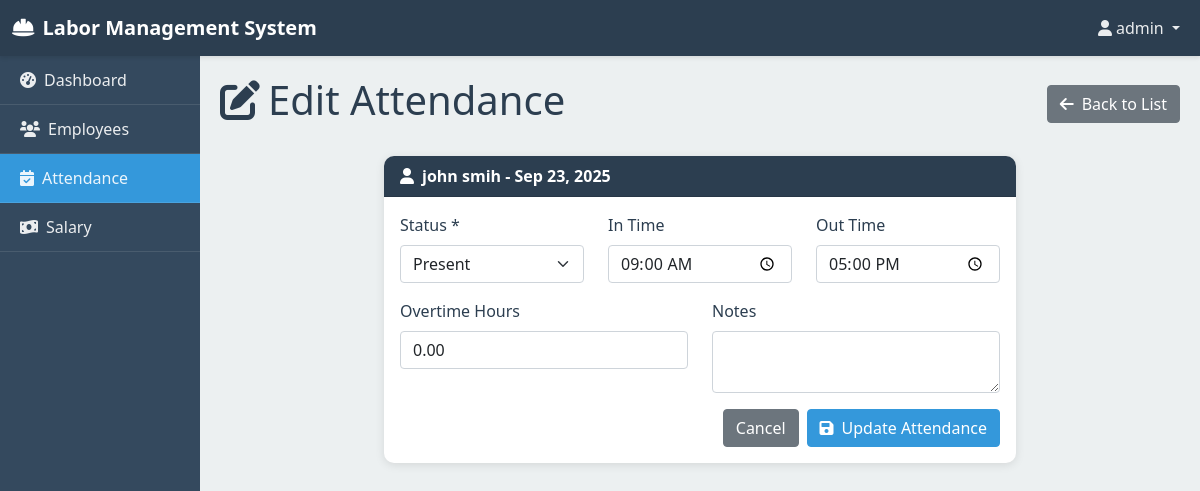
Screenshot of /attendance/edit/7/ (signed in) with the database file from the repository.
### attendance/models.py (models this page shows, shortened)
class Attendance(models.Model):
    STATUS_CHOICES = [
        ('present', 'Present'),
        ('absent', 'Absent'),
        ('half_day', 'Half Day'),
    ]
    employee = models.ForeignKey(Employee, on_delete=models.CASCADE)
    date = models.DateField()
    status = models.CharField(max_length=10, choices=STATUS_CHOICES, default='present')
    in_time = models.TimeField(null=True, blank=True)
    out_time = models.TimeField(null=True, blank=True)
    overtime_hours = models.DecimalField(max_digits=4, decimal_places=2, default=0, validators=[MinValueValidator(0)])
    notes = models.TextField(blank=True)
    created_at = models.DateTimeField(auto_now_add=True)
    updated_at = models.DateTimeField(auto_now=True)
    late_minutes = models.FloatField(default=0)  # in minutes
    class Meta:
        unique_together = ['employee', 'date']
        ordering = ['-date', 'employee__name']

### employees/models.py (models this page shows, shortened)
class Employee(models.Model):
    EMPLOYEE_TYPES = [
        ('employee', 'Employee'),
        ('labor', 'Labor'),
    ]
    name = models.CharField(max_length=100)
    last_name = models.CharField(max_length=100)
    joining_date = models.DateField()
    age = models.IntegerField(validators=[MinValueValidator(18)])
    salary = models.DecimalField(max_digits=10, decimal_places=2)
    employee_type = models.CharField(max_length=10, choices=EMPLOYEE_TYPES)
    is_active = models.BooleanField(default=True)
    created_at = models.DateTimeField(auto_now_add=True)
    updated_at = models.DateTimeField(auto_now=True)
    @property
    def full_name(self):
        return f"{self.name} {self.last_name}"
    class Meta:
        ordering = ['-created_at']

### attendance/views.py (the view, shortened to what this page needs)
# urls.py: path('edit/<int:pk>/', views.edit_attendance, name='edit'),
@login_required
def edit_attendance(request, pk):
    attendance = get_object_or_404(Attendance, pk=pk)
    return render(request, 'attendance/edit.html', {'attendance': attendance})

### templates/attendance/edit.html (shortened to what this page needs)
{% extends 'base.html' %}
{% block content %}
<div class="d-flex justify-content-between align-items-center mb-4">
    <h1><i class="fas fa-edit me-2"></i>Edit Attendance</h1>
    <a href="{% url 'attendance:list' %}" class="btn btn-secondary">
        <i class="fas fa-arrow-left me-2"></i>Back to List
    </a>
</div>
<div class="row justify-content-center">
    <div class="col-md-8">
        <div class="card">
            <div class="card-header">
                <i class="fas fa-user me-2"></i>{{ attendance.employee.full_name }} - {{ attendance.date|date:"M d, Y" }}
            </div>
            <div class="card-body">
                <form method="post">
                    <div class="row">
                        <div class="col-md-4 mb-3">
                            <label for="status" class="form-label">Status *</label>
                            <select class="form-select" id="status" name="status" required>
                                <option value="present" {% if attendance.status == 'present' %}selected{% endif %}>Present</option>
                            </select>
                        </div>
                        <div class="col-md-4 mb-3">
                            <label for="in_time" class="form-label">In Time</label>
                            <input type="time" class="form-control" id="in_time" name="in_time"
                                   value="{{ attendance.in_time|time:'H:i' }}">
                        </div>
                        <div class="col-md-4 mb-3">
                            <label for="out_time" class="form-label">Out Time</label>
                            <input type="time" class="form-control" id="out_time" name="out_time"
                                   value="{{ attendance.out_time|time:'H:i' }}">
                        </div>
                    </div>
                    <div class="row">
                        <div class="col-md-6 mb-3">
                            <label for="overtime_hours" class="form-label">Overtime Hours</label>
                            <input type="number" class="form-control" id="overtime_hours" name="overtime_hours"
                                   min="0" step="0.5" value="{{ attendance.overtime_hours }}">
                        </div>
                        <div class="col-md-6 mb-3">
                            <label for="notes" class="form-label">Notes</label>
                            <textarea class="form-control" id="notes" name="notes" rows="2">{{ attendance.notes }}</textarea>
                        </div>
                    </div>
                    <div class="d-flex justify-content-end">
                        <a href="{% url 'attendance:list' %}" class="btn btn-secondary me-2">Cancel</a>
                        <button type="submit" class="btn btn-primary">
                            <i class="fas fa-save me-2"></i>Update Attendance
                        </button>
                    </div>
                </form>
            </div>
        </div>
    </div>
</div>
{% endblock %}

### templates/base.html (shortened to what this page needs)
<!DOCTYPE html>
<html lang="en">
<head>
    <link href="https://cdn.jsdelivr.net/npm/bootstrap@5.1.3/dist/css/bootstrap.min.css" rel="stylesheet">
    <link href="https://cdnjs.cloudflare.com/ajax/libs/font-awesome/6.0.0/css/all.min.css" rel="stylesheet">
</head>
<body>
    {% if user.is_authenticated %}
        <nav class="navbar navbar-expand-lg navbar-dark">
            <div class="container-fluid">
                <a class="navbar-brand" href="{% url 'dashboard' %}">
                    <i class="fas fa-hard-hat me-2"></i>Labor Management System
                </a>
                <div class="collapse navbar-collapse" id="navbarNav">
                    <ul class="navbar-nav ms-auto">
                        <li class="nav-item dropdown">
                            <a class="nav-link dropdown-toggle" href="#" id="navbarDropdown" role="button" data-bs-toggle="dropdown">
                                <i class="fas fa-user me-1"></i>{{ user.username }}
                            </a>
                        </li>
                    </ul>
                </div>
            </div>
        </nav>
        <div class="container-fluid">
            <div class="row">
                <div class="col-md-2 sidebar">
                    <nav class="nav flex-column">
                        <a class="nav-link {% if request.resolver_match.url_name == 'dashboard' %}active{% endif %}" href="{% url 'dashboard' %}">
                            <i class="fas fa-tachometer-alt me-2"></i>Dashboard
                        </a>
                        <a class="nav-link {% if 'employees' in request.resolver_match.namespace %}active{% endif %}" href="{% url 'employees:list' %}">
                            <i class="fas fa-users me-2"></i>Employees
                        </a>
                        <a class="nav-link {% if 'attendance' in request.resolver_match.namespace %}active{% endif %}" href="{% url 'attendance:list' %}">
                            <i class="fas fa-calendar-check me-2"></i>Attendance
                        </a>
                        <a class="nav-link {% if 'salary' in request.resolver_match.namespace %}active{% endif %}" href="{% url 'salary:list' %}">
                            <i class="fas fa-money-bill-wave me-2"></i>Salary
                        </a>
                    </nav>
                </div>
                <div class="col-md-10 main-content">
                    {% block content %}
                    {% endblock %}
                </div>
            </div>
        </div>
    {% endif %}
</body>
</html>

### templates/base.html (style rules this page uses)
:root { --primary-color: #2c3e50; --secondary-color: #34495e; --accent-color: #3498db; --success-color: #27ae60; --warning-color: #f39c12; --danger-color: #e74c3c; --light-bg: #ecf0f1; --dark-text: #2c3e50; }
body { font-family: 'Segoe UI', Tahoma, Geneva, Verdana, sans-serif; background-color: var(--light-bg); color: var(--dark-text); }
.navbar { background-color: var(--primary-color) !important; box-shadow: 0 2px 4px rgba(0,0,0,0.1); }
.navbar-brand { font-weight: bold; color: white !important; }
.nav-link { color: rgba(255,255,255,0.9) !important; transition: color 0.3s ease; }
.sidebar { background-color: var(--secondary-color); min-height: calc(100vh - 56px); padding: 0; }
.sidebar .nav-link { color: rgba(255,255,255,0.8); padding: 12px 20px; border-bottom: 1px solid rgba(255,255,255,0.1); transition: all 0.3s ease; }
.sidebar .nav-link.active { background-color: var(--accent-color); color: white; }
.main-content { padding: 20px; }
.card { border: none; border-radius: 10px; box-shadow: 0 2px 10px rgba(0,0,0,0.1); margin-bottom: 20px; }
.card-header { background-color: var(--primary-color); color: white; border-radius: 10px 10px 0 0 !important; font-weight: 600; }
.btn-primary { background-color: var(--accent-color); border-color: var(--accent-color); }

### rows the page displays
Attendance: employee.full_name "john smih", date "Sep 23, 2025", status "Present", in_time "09:00", out_time "17:00", overtime_hours "0.00"

### other values shown
{{ user.username }} "admin"
